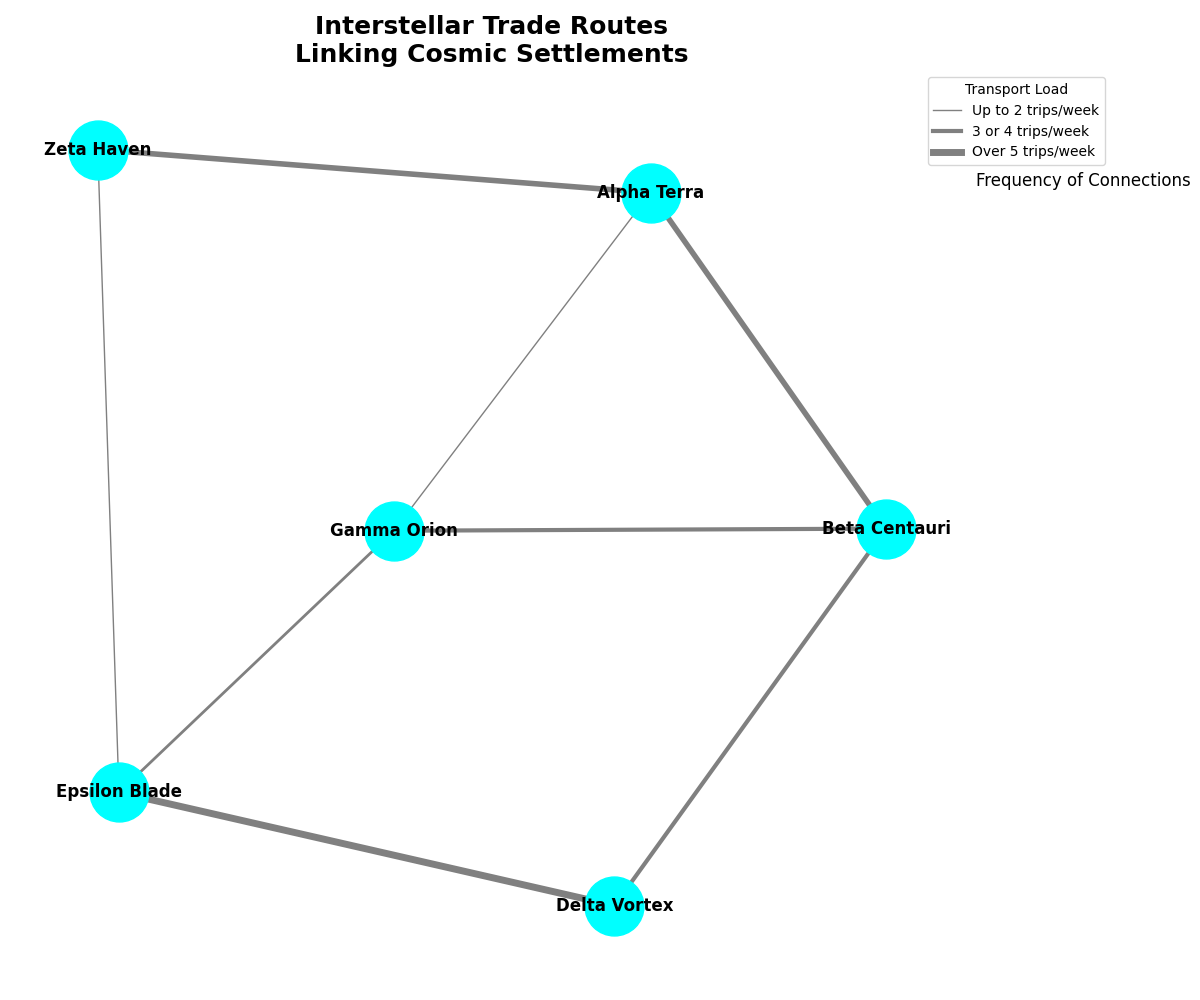

Write Python code to recreate this figure.
import matplotlib.pyplot as plt
import networkx as nx

colonies = ['Alpha Terra', 'Beta Centauri', 'Gamma Orion', 'Delta Vortex', 'Epsilon Blade', 'Zeta Haven']

# Routes with altered transport frequencies
routes = {
    ('Alpha Terra', 'Beta Centauri'): 4,
    ('Alpha Terra', 'Gamma Orion'): 1,
    ('Beta Centauri', 'Delta Vortex'): 3,
    ('Gamma Orion', 'Epsilon Blade'): 2,
    ('Delta Vortex', 'Epsilon Blade'): 5,
    ('Epsilon Blade', 'Zeta Haven'): 1,
    ('Zeta Haven', 'Alpha Terra'): 4,
    ('Beta Centauri', 'Gamma Orion'): 3
}

G = nx.Graph()
G.add_nodes_from(colonies)
for (colony1, colony2), frequency in routes.items():
    G.add_edge(colony1, colony2, weight=frequency)

plt.figure(figsize=(12, 10))
pos = nx.spring_layout(G, seed=24)

nx.draw_networkx_nodes(G, pos, node_color='cyan', node_size=1800)
nx.draw_networkx_edges(
    G, pos,
    width=[G[u][v]['weight'] for u, v in G.edges()],
    edge_color='grey'
)
nx.draw_networkx_labels(G, pos, font_size=12, font_weight='bold', font_family='sans-serif')

plt.title('Interstellar Trade Routes\nLinking Cosmic Settlements', fontsize=18, fontweight='bold')

plt.text(1.1, 0.85, 'Frequency of Connections', fontsize=12, ha='right')
plt.plot([], [], color='grey', linewidth=1, label='Up to 2 trips/week')
plt.plot([], [], color='grey', linewidth=3, label='3 or 4 trips/week')
plt.plot([], [], color='grey', linewidth=5, label='Over 5 trips/week')
plt.legend(title='Transport Load', bbox_to_anchor=(1.15, 1))

plt.axis('off')
plt.tight_layout()
plt.show()
